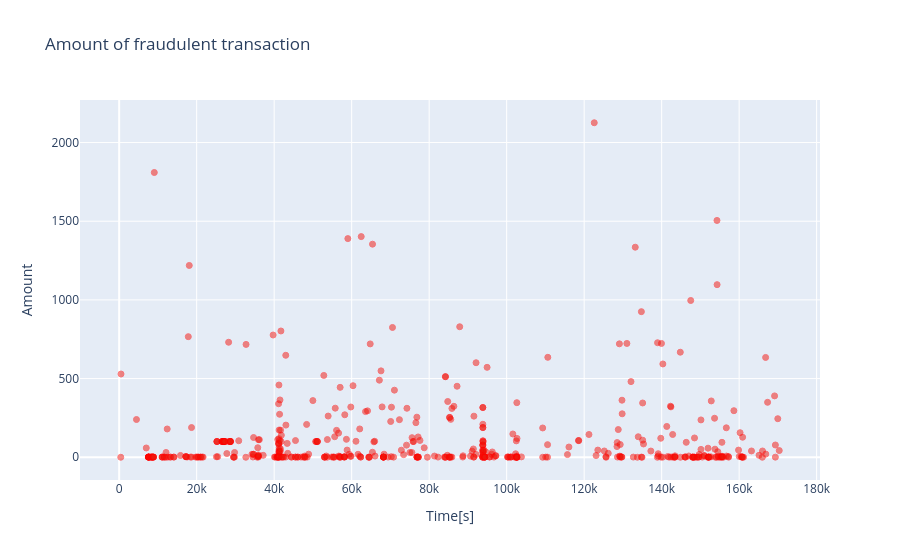

Notebook code cell kept with this figure:
### Markdown cell above
#### Let's plot the fraudulent transactions (amount) against time. The time is shown is seconds from the start of the time period (totaly 48h, over 2 days).

### Code cell
fraud = data_df.loc[data_df['Class'] == 1]

trace = go.Scatter(
    x = fraud['Time'], y = fraud['Amount'],
    name = "Amount",
    marker = dict(
        color ='rgb(238,23,11)',
        line = dict(
            color = 'red',
            width = 1),
        opacity = 0.5),
    text = fraud['Amount'],
    mode = "markers"
)

data = [trace]
layout = dict(title = 'Amount of fraudulent transaction',
              xaxis = dict(title = 'Time[s]', showticklabels=True),
              yaxis = dict(title = 'Amount'),
              hovermode = 'closest'
             )
fig = dict(data = data, layout = layout)
iplot(fig, filename= 'fraud-amount')

### Figure 1 — Plotly figure (JSON) as saved in the notebook; plotly's stock layout.template omitted (floating-point values rounded to 4 significant figures; data arrays with more than 128 entries replaced by an {"elided": "..."} marker saying what was removed)
{"data": [{"marker": {"color": "rgb(238,23,11)", "line": {"color": "red", "width": 1}, "opacity": 0.5}, "mode": "markers", "name": "Amount", "text": {"elided": "492 float values"}, "type": "scatter", "x": {"elided": "492 float values"}, "y": {"elided": "492 float values"}}], "layout": {"hovermode": "closest", "title": {"text": "Amount of fraudulent transaction"}, "xaxis": {"showticklabels": true, "title": {"text": "Time[s]"}}, "yaxis": {"title": {"text": "Amount"}}}}
